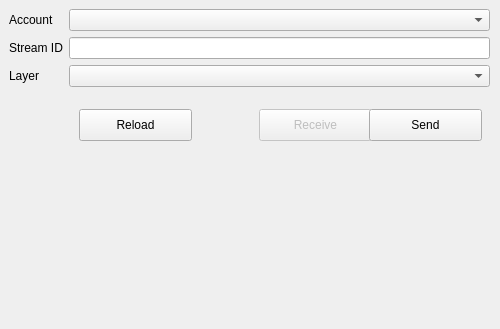
<?xml version="1.0" encoding="UTF-8"?>
<ui version="4.0">
 <class>SpeckleQGISDialogBase</class>
 <widget class="QDockWidget" name="SpeckleQGISDialogBase">
  <property name="geometry">
   <rect>
    <x>0</x>
    <y>0</y>
    <width>500</width>
    <height>329</height>
   </rect>
  </property>
  <property name="windowTitle">
   <string>SpeckleQGIS</string>
  </property>
  <widget class="QWidget" name="dockWidgetContents">
   <layout class="QGridLayout" name="gridLayout">
    <item row="0" column="1">
     <widget class="QWidget" name="widget" native="true">
      <widget class="QPushButton" name="receiveButton">
       <property name="enabled">
        <bool>false</bool>
       </property>
       <property name="geometry">
        <rect>
         <x>250</x>
         <y>100</y>
         <width>113</width>
         <height>32</height>
        </rect>
       </property>
       <property name="text">
        <string>Receive</string>
       </property>
      </widget>
      <widget class="QPushButton" name="sendButton">
       <property name="geometry">
        <rect>
         <x>360</x>
         <y>100</y>
         <width>113</width>
         <height>32</height>
        </rect>
       </property>
       <property name="text">
        <string>Send</string>
       </property>
      </widget>
      <widget class="QWidget" name="formLayoutWidget">
       <property name="geometry">
        <rect>
         <x>-10</x>
         <y>-10</y>
         <width>501</width>
         <height>113</height>
        </rect>
       </property>
       <layout class="QFormLayout" name="formLayout">
        <property name="leftMargin">
         <number>10</number>
        </property>
        <property name="topMargin">
         <number>10</number>
        </property>
        <property name="rightMargin">
         <number>10</number>
        </property>
        <property name="bottomMargin">
         <number>10</number>
        </property>
        <item row="0" column="0">
         <widget class="QLabel" name="accountListLabel">
          <property name="text">
           <string>Account</string>
          </property>
         </widget>
        </item>
        <item row="0" column="1">
         <widget class="QComboBox" name="accountListField"/>
        </item>
        <item row="1" column="0">
         <widget class="QLabel" name="streamIdLabel">
          <property name="text">
           <string>Stream ID</string>
          </property>
         </widget>
        </item>
        <item row="1" column="1">
         <widget class="QLineEdit" name="streamIdField"/>
        </item>
        <item row="2" column="0">
         <widget class="QLabel" name="layersLabel">
          <property name="text">
           <string>Layer</string>
          </property>
         </widget>
        </item>
        <item row="2" column="1">
         <widget class="QComboBox" name="layersField"/>
        </item>
       </layout>
      </widget>
      <widget class="QPushButton" name="reloadButton">
       <property name="enabled">
        <bool>true</bool>
       </property>
       <property name="geometry">
        <rect>
         <x>70</x>
         <y>100</y>
         <width>113</width>
         <height>32</height>
        </rect>
       </property>
       <property name="text">
        <string>Reload</string>
       </property>
      </widget>
     </widget>
    </item>
   </layout>
  </widget>
 </widget>
 <resources/>
 <connections/>
</ui>
